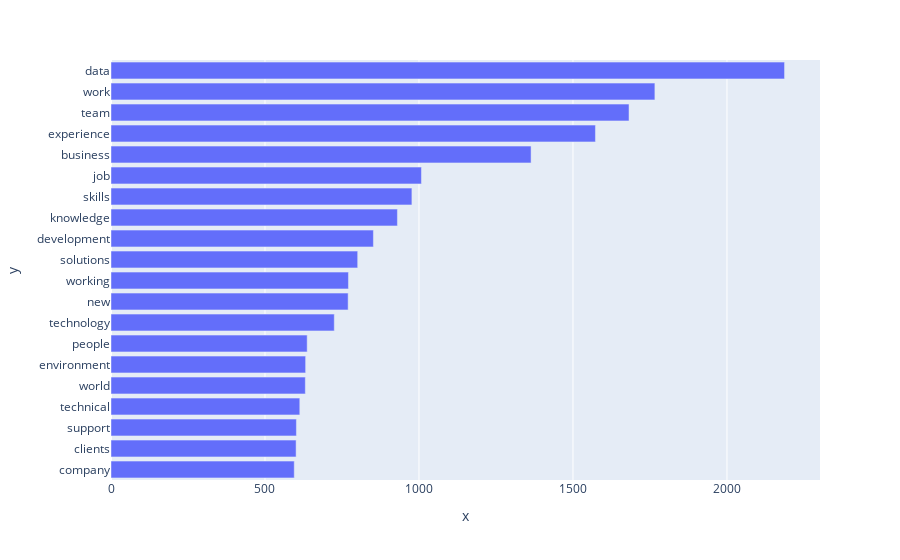

The code cell stored with this chart in its notebook:
### Code cell
import plotly.express as px

fig = px.bar(y=fdist.index, x=fdist.values)

# sort values
fig.update_layout(barmode='stack', yaxis={'categoryorder':'total ascending'})

# show plot
fig.show()

### Figure 1 — Plotly figure (JSON) as saved in the notebook; plotly's stock layout.template omitted (floating-point values rounded to 4 significant figures)
{"data": [{"alignmentgroup": "True", "hovertemplate": "x=%{x}<br>y=%{y}<extra></extra>", "legendgroup": "", "marker": {"color": "#636efa", "pattern": {"shape": ""}}, "name": "", "offsetgroup": "", "orientation": "h", "showlegend": false, "textposition": "auto", "type": "bar", "x": [2187, 1766, 1682, 1573, 1364, 1008, 977, 930, 852, 801, 771, 770, 725, 637, 632, 631, 613, 602, 601, 595], "xaxis": "x", "y": ["data", "work", "team", "experience", "business", "job", "skills", "knowledge", "development", "solutions", "working", "new", "technology", "people", "environment", "world", "technical", "support", "clients", "company"], "yaxis": "y"}], "layout": {"barmode": "stack", "legend": {"tracegroupgap": 0}, "margin": {"t": 60}, "xaxis": {"anchor": "y", "domain": [0, 1], "title": {"text": "x"}}, "yaxis": {"anchor": "x", "categoryorder": "total ascending", "domain": [0, 1], "title": {"text": "y"}}}}
